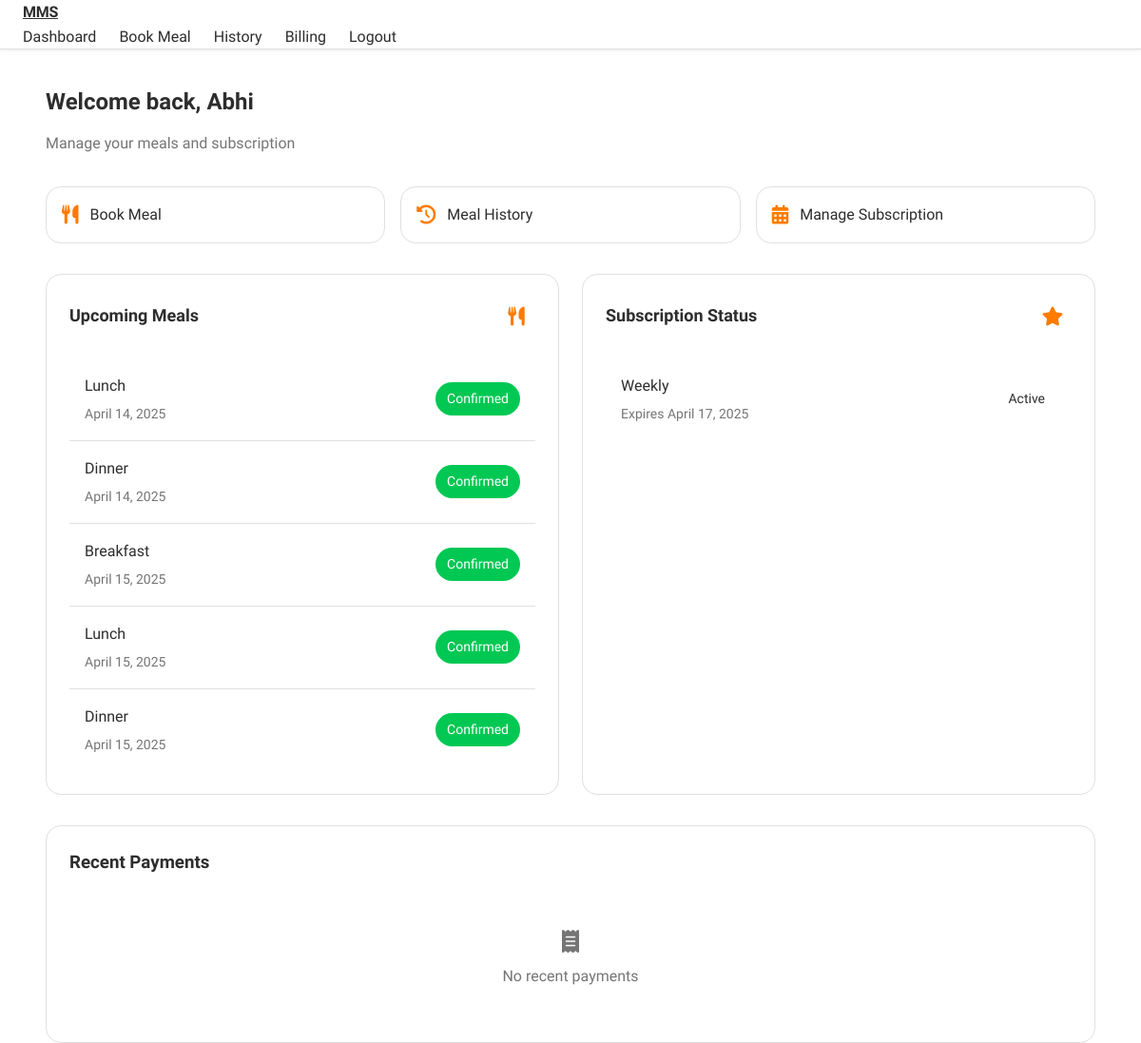
/dashboard (signed in), run on the app's committed database.
### models.py (models this page shows, shortened)
class User(UserMixin, db.Model):
    __tablename__ = 'users'
    id = db.Column(db.Integer, primary_key=True)
    username = db.Column(db.String(80), unique=True, nullable=False)
    email = db.Column(db.String(120), unique=True, nullable=False)
    password_hash = db.Column(db.String(128))
    role = db.Column(db.String(20), default='student')
    created_at = db.Column(db.DateTime, default=datetime.utcnow)
    last_login = db.Column(db.DateTime)
    is_active = db.Column(db.Boolean, default=False)
    email_verified = db.Column(db.Boolean, default=False)
    meals = db.relationship('Meal', backref='user', lazy=True)
    subscriptions = db.relationship('Subscription', backref='user', lazy=True)
    payments = db.relationship('Payment', backref='user', lazy=True)

class Meal(db.Model):
    __tablename__ = 'meals'
    id = db.Column(db.Integer, primary_key=True)
    user_id = db.Column(db.Integer, db.ForeignKey('users.id'), nullable=False)
    meal_type = db.Column(db.String(20), nullable=False)  # breakfast, lunch, dinner
    meal_date = db.Column(db.DateTime, nullable=False)
    status = db.Column(db.String(20), default='pending')  # pending, confirmed, cancelled
    payment_status = db.Column(db.String(20), default='unpaid')  # unpaid, paid, refunded
    dietary_preferences = db.Column(db.String(200))
    created_at = db.Column(db.DateTime, default=datetime.utcnow)
    subscription_id = db.Column(db.Integer, db.ForeignKey('subscriptions.id'), nullable=True)

class Subscription(db.Model):
    __tablename__ = 'subscriptions'
    id = db.Column(db.Integer, primary_key=True)
    user_id = db.Column(db.Integer, db.ForeignKey('users.id'), nullable=False)
    plan_type = db.Column(db.String(20), nullable=False)  # weekly, monthly
    start_date = db.Column(db.DateTime, nullable=False)
    end_date = db.Column(db.DateTime, nullable=False)
    status = db.Column(db.String(20), default='active')  # active, expired, cancelled
    stripe_subscription_id = db.Column(db.String(100), unique=True)
    created_at = db.Column(db.DateTime, default=datetime.utcnow)
    meals = db.relationship('Meal', backref='subscription', lazy=True)

### routes/main.py (the view)
@main_bp.route('/dashboard')
@login_required
def dashboard():
    active_subscription = Subscription.query.filter(
        and_(
            Subscription.user_id == current_user.id,
            Subscription.status == 'active',
            Subscription.end_date > datetime.utcnow()
        )
    ).first()
    upcoming_meals = Meal.query.filter(
        and_(
            Meal.user_id == current_user.id,
            Meal.meal_date > datetime.utcnow(),
            Meal.status != 'cancelled'
        )
    ).order_by(Meal.meal_date).limit(5).all()
    recent_payments = Payment.query.filter_by(user_id=current_user.id)\
        .order_by(Payment.created_at.desc())\
        .limit(5)\
        .all()
    return render_template('main/dashboard.html',
                           subscription=active_subscription,
                           upcoming_meals=upcoming_meals,
                           recent_payments=recent_payments)

### app.py (called while the page is built)
@login_manager.user_loader
def load_user(user_id):
    return User.query.get(int(user_id))

@app.before_request
def before_request():
    if current_user.is_authenticated:
        current_user.last_login = datetime.utcnow()
        db.session.commit()

### templates/main/dashboard.html (shortened to what this page needs)
{% extends "base.html" %}
{% block content %}
<div class="container">
    <div class="dashboard-header">
        <h1 class="dashboard-title">Welcome back, {{ current_user.username }}</h1>
        <p class="dashboard-subtitle">Manage your meals and subscription</p>
    </div>
    <div class="quick-actions">
        <a href="{{ url_for('main.meal_booking') }}" class="action-btn">
            <i class="fas fa-utensils"></i>
            <span>Book Meal</span>
        </a>
        <a href="{{ url_for('main.meal_history') }}" class="action-btn">
            <i class="fas fa-history"></i>
            <span>Meal History</span>
        </a>
        {% if subscription %}
        <a href="#" class="action-btn">
            <i class="fas fa-calendar-alt"></i>
            <span>Manage Subscription</span>
        </a>
        {% else %}
        <a href="{{ url_for('main.meal_booking') }}?type=subscription" class="action-btn">
            <i class="fas fa-star"></i>
            <span>Get Subscription</span>
        </a>
        {% endif %}
    </div>
    <div class="dashboard-grid">
        <div class="dashboard-card">
            <div class="card-header">
                <h2 class="card-title">Upcoming Meals</h2>
                <div class="card-icon">
                    <i class="fas fa-utensils"></i>
                </div>
            </div>
            {% if upcoming_meals %}
            <div class="list-container">
                {% for meal in upcoming_meals %}
                <div class="list-item">
                    <div class="item-info">
                        <span class="item-title">{{ meal.meal_type|title }}</span>
                        <span class="item-subtitle">{{ meal.meal_date.strftime('%B %d, %Y') }}</span>
                    </div>
                    <span class="status-badge status-{{ meal.status }}">{{ meal.status|title }}</span>
                </div>
                {% endfor %}
            </div>
            {% else %}
            <div class="empty-state">
                <i class="fas fa-calendar-xmark"></i>
                <p>No upcoming meals scheduled</p>
            </div>
            {% endif %}
        </div>
        <div class="dashboard-card">
            <div class="card-header">
                <h2 class="card-title">Subscription Status</h2>
                <div class="card-icon">
                    <i class="fas fa-star"></i>
                </div>
            </div>
            {% if subscription %}
            <div class="list-container">
                <div class="list-item">
                    <div class="item-info">
                        <span class="item-title">{{ subscription.plan_type|title }}</span>
                        <span class="item-subtitle">Expires {{ subscription.end_date.strftime('%B %d, %Y') }}</span>
                    </div>
                    <span class="status-badge status-{{ subscription.status }}">{{ subscription.status|title }}</span>
                </div>
            </div>
            {% else %}
            <div class="empty-state">
                <i class="fas fa-ticket"></i>
                <p>No active subscription</p>
                <a href="{{ url_for('main.meal_booking') }}?type=subscription" class="btn btn-primary">Get Started</a>
            </div>
            {% endif %}
        </div>
    </div>
    <div class="dashboard-card">
        <div class="card-header">
            <h3>Recent Payments</h3>
        </div>
        {% if recent_payments %}
        <div class="list">
            {% for payment in recent_payments %}
            <div class="list-item">
                <div class="item-info">
                    <span class="item-title">${{ "%.2f"|format(payment.amount/100) }}</span>
                    <span class="item-subtitle">{{ payment.created_at.strftime('%B %d, %Y') }}</span>
                </div>
                <span class="status-badge status-{{ payment.status }}">{{ payment.status|title }}</span>
            </div>
            {% endfor %}
        </div>
        {% else %}
        <div class="empty-state">
            <i class="fas fa-receipt"></i>
            <p>No recent payments</p>
        </div>
        {% endif %}
    </div>
</div>
{% endblock %}

### templates/base.html (shortened to what this page needs)
<!DOCTYPE html>
<html lang="en">
<head>
    <link rel="stylesheet" href="https://cdnjs.cloudflare.com/ajax/libs/font-awesome/6.0.0/css/all.min.css">
    <link rel="stylesheet" href="{{ url_for('static', filename='css/apple.css') }}">
</head>
<body>
    <nav class="navbar">
        <div class="container">
            <a href="{{ url_for('main.index') }}" class="heading">MMS</a>
            <div class="nav-links" role="navigation" aria-label="Main navigation">
                {% if current_user.is_authenticated %}
                    <a href="{{ url_for('main.dashboard') }}" class="nav-link">Dashboard</a>
                    <a href="{{ url_for('main.meal_booking') }}" class="nav-link">Book Meal</a>
                    <a href="{{ url_for('main.meal_history') }}" class="nav-link">History</a>
                    <a href="{{ url_for('bill', user_id=current_user.id, plan_id=1) }}" class="nav-link">Billing</a>
                    <a href="{{ url_for('auth.logout') }}" class="nav-link">Logout</a>
                {% else %}
                    <a href="{{ url_for('auth.login') }}" class="nav-link">Login</a>
                    <a href="{{ url_for('auth.register') }}" class="btn btn-primary">Register</a>
                {% endif %}
            </div>
        </div>
    </nav>
    <div class="container">
        {% block content %}{% endblock %}
    </div>
</body>
</html>

### static/css/apple.css (style rules this page uses)
:root { --primary-color: #ff7b00; --secondary-color: #4a4a4a; --success-color: #00c853; --danger-color: #ff3d00; --warning-color: #ffa000; --info-color: #00b0ff; --background: #ffffff; --card-background: #ffffff; --text-primary: #2d2d2d; --text-secondary: #757575; --border-color: #e0e0e0; --font-family: 'Inter', -apple-system, BlinkMacSystemFont, sans-serif; --font-size-xs: 0.75rem; --font-size-sm: 0.875rem; --font-size-base: 1rem; --font-size-lg: 1.125rem; --font-size-xl: 1.25rem; --font-size-2xl: 1.5rem; --spacing-xs: 0.375rem; --spacing-sm: 0.75rem; --spacing-md: 1rem; --spacing-lg: 1.5rem; --spacing-xl: 2rem; --nav-height: 64px; --container-max-width: 1280px; --border-radius-sm: 8px; --border-radius-md: 12px; --border-radius-lg: 16px; --border-radius-full: 9999px; }
body { background-color: var(--background); font-family: var(--font-family); -webkit-font-smoothing: antialiased; -moz-osx-font-smoothing: grayscale; line-height: 1.6; color: var(--text-primary); }
.container { max-width: var(--container-max-width); margin: 0 auto; padding: 0 var(--spacing-lg); }
.navbar { background: rgba(255, 255, 255, 0.8); backdrop-filter: saturate(180%) blur(20px); -webkit-backdrop-filter: saturate(180%) blur(20px); box-shadow: 0 1px 3px rgba(0,0,0,0.08); position: fixed; width: 100%; top: 0; z-index: 1000; border-bottom: 1px solid var(--border-color); }
.nav-links { display: flex; align-items: center; gap: var(--spacing-lg); }
.nav-link { color: var(--text-primary); text-decoration: none; font-weight: 500; font-size: var(--font-size-base); transition: color 0.2s ease; position: relative; }
.nav-link::after { content: ''; position: absolute; width: 100%; height: 2px; bottom: -4px; left: 0; background-color: var(--primary-color); transform: scaleX(0); transition: transform 0.2s ease; }
.status-badge { padding: var(--spacing-xs) var(--spacing-sm); border-radius: var(--border-radius-full); font-size: var(--font-size-sm); font-weight: 600; }
.status-confirmed { background: var(--success-color); color: white; }
.list-item { display: flex; justify-content: space-between; align-items: center; padding: var(--spacing-md); border-bottom: 1px solid var(--border-color); transition: background-color 0.2s ease; }
.list-item:last-child { border-bottom: none; }
.heading { font-weight: 700; letter-spacing: -0.02em; color: var(--text-primary); }

### templates/base.html (style rules this page uses)
* { margin: 0; padding: 0; box-sizing: border-box; }
body { font-family: 'SF Pro Display', -apple-system, BlinkMacSystemFont, sans-serif; padding-top: calc(var(--nav-height) + var(--spacing-lg)); min-height: 100vh; background: var(--background); color: var(--text-primary); }
.container { max-width: var(--container-max-width); margin: 0 auto; padding: 0 var(--spacing-lg); }

### data on the page
User: username "Abhi"
Meal: meal_type "Lunch", meal_date "April 14, 2025", status "Confirmed"
Meal: meal_type "Dinner", meal_date "April 14, 2025", status "Confirmed"
Meal: meal_type "Breakfast", meal_date "April 15, 2025", status "Confirmed"
Meal: meal_type "Lunch", meal_date "April 15, 2025", status "Confirmed"
Meal: meal_type "Dinner", meal_date "April 15, 2025", status "Confirmed"
Subscription: plan_type "Weekly", end_date "April 17, 2025", status "Active"
